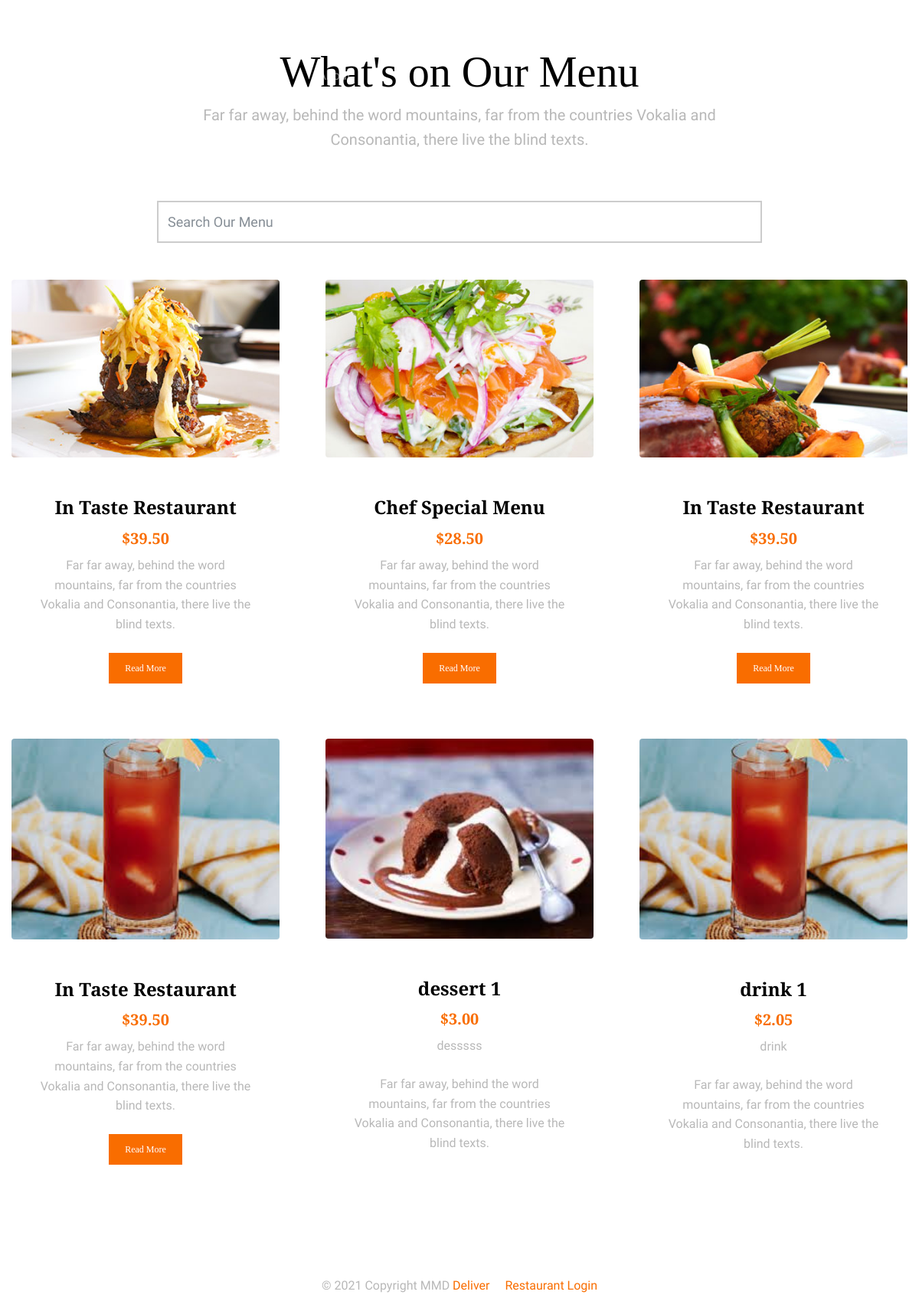
The app's page /customer/menu/ with its own data.
### customer/models.py (models this page shows, shortened)
class MenuItem(models.Model):
    name = models.CharField(max_length=100)
    description =  models.TextField()
    image = models.ImageField(upload_to = 'menu_images/')
    price = models.DecimalField(max_digits=5, decimal_places=2)
    category = models.ManyToManyField('Category',  related_name='item')

### customer/views.py (the view)
# urls.py: path('menu/', Menu.as_view(), name= 'menu'),
class Menu(View):
    def get(self, request, *args, **kwargs):
        menu_items = MenuItem.objects.all()
        context ={
            'menu_items': menu_items
        }
        return render(request, 'customer/menu.html', context)

### customer/templates/customer/menu.html
{% extends 'customer/base.html' %}
{% load static %}
{% block content %}
<div class="col-md-12 text-center mt-5 ftco-animate">
    <h2 class="display-4 pt-3">What's on Our Menu</h2>
    <div class="row justify-content-center">
      <div class="col-md-7">
        <p class="lead">Far far away, behind the word mountains, far from the countries Vokalia and Consonantia, there live the blind texts.</p>
      </div>
    </div>
</div>
<div class="row justify-content-center mt-5">
    <div class="col-md-8 col-sm-12 text-center">
        <form method="GET" action="{% url 'menu-search' %}">
            <div class="md-form mt-0 active-cyan-2">
                <input type="text" name="q" class="form-control" placeholder="Search Our Menu" aria-label="Search" value="{{ request.GET.q }}">
            </div>
        </form>
    </div>
</div>
    <div class="row justify-content-center pt-5">
        <div class="col-lg-4 col-md-6 col-sm-6">
            <div class="media d-block mb-4 text-center ftco-media ftco-animate">
            <img src="{% static 'images/offer_1.jpg' %}"class="img-fluid rounded" width="350" height="350">
            <div class="media-body p-md-5 p-4">
                <h5 class="mt-0 h4">In Taste Restaurant</h5>
                <h5 class="text-primary">$39.50</h5>
                <p class="mb-4">Far far away, behind the word mountains, far from the countries Vokalia and Consonantia, there live the blind texts.</p>
                <p class="mb-0"><a href="#" class="btn btn-primary btn-sm">Read More</a></p>
            </div>
            </div>
        </div>
        <div class="col-lg-4 col-md-6 col-sm-6">
            <div class="media d-block mb-4 text-center ftco-media ftco-animate">
            <img src="{% static 'images/offer_2.jpg' %}"class="img-fluid rounded" width="350" height="350">
            <div class="media-body p-md-5 p-4">
                <h5 class="mt-0 h4">Chef Special Menu</h5>
                <h5 class="text-primary">$28.50</h5>
                <p class="mb-4">Far far away, behind the word mountains, far from the countries Vokalia and Consonantia, there live the blind texts.</p>
                <p class="mb-0"><a href="#" class="btn btn-primary btn-sm">Read More</a></p>
            </div>
            </div>
        </div>
        <div class="col-lg-4 col-md-6 col-sm-6">
            <div class="media d-block mb-4 text-center ftco-media ftco-animate">
            <img src="{% static 'images/offer_3.jpg' %}"class="img-fluid rounded" width="350" height="350">
            <div class="media-body p-md-5 p-4">
                <h5 class="mt-0 h4">In Taste Restaurant</h5>
                <h5 class="text-primary">$39.50</h5>
                <p class="mb-4">Far far away, behind the word mountains, far from the countries Vokalia and Consonantia, there live the blind texts.</p>
                <p class="mb-0"><a href="#" class="btn btn-primary btn-sm">Read More</a></p>
            </div>
            </div>
        </div>
        <div class="col-lg-4 col-md-6 col-sm-6">
            <div class="media d-block mb-4 text-center ftco-media ftco-animate">
            <img src="{% static 'images/download_3.jpg' %}" class="img-fluid rounded" width="350" height="350">
            <div class="media-body p-md-5 p-4">
                <h5 class="mt-0 h4">In Taste Restaurant</h5>
                <h5 class="text-primary">$39.50</h5>
                <p class="mb-4">Far far away, behind the word mountains, far from the countries Vokalia and Consonantia, there live the blind texts.</p>
                <p class="mb-0"><a href="#" class="btn btn-primary btn-sm">Read More</a></p>
            </div>
            </div>
        </div>
        {% for item in menu_items %}
        {% if item.name|first in 'd' %}
        <div class="col-md-4 col-sm-12 text-center mb-5">
            <div class="media d-block mb-4 text-center ftco-media ftco-animate">
            <img src="{{ item.image.url }}" class="img-fluid rounded" width="350" height="350">
        <div class="media-body p-md-5 p-4">
            <h5 class="mt-0 h4">{{ item.name }}</h5>
            <h5 class="text-primary">${{ item.price }}</h5>
            <p class="mb-4">{{ item.description }}</p>
            <p class="mb-4">Far far away, behind the word mountains, far from the countries Vokalia and Consonantia, there live the blind texts.</p>
        </div>
        </div>
        </div>
        {% endif %}
        {% endfor %}
</div>
{% endblock content %}

### customer/static/css/style.css (style rules this page uses)
html { overflow-x: hidden; }
body { font-family: "Raleway", sans-serif; background: #fff; font-size: 16px; line-height: 1.6; color: #b8b8b8; }
a { -webkit-transition: .3s all ease; -o-transition: .3s all ease; transition: .3s all ease; color: #F96D00; }
h1, h2, h3, h4, h5, .h1, .h2, .h3, .h4, .h5 { line-height: 1.45; color: #000; font-family: "Playfair Display", serif; font-weight: bold; }
.text-primary { color: #F96D00 !important; }
.btn { border-radius: 4px; cursor: pointer; padding-left: 30px; padding-right: 30px; font-size: 16px; font-family: "Playfair Display", serif; }
.btn.btn-sm { padding: 10px 20px; font-size: 12px; }
.btn.btn-primary { border-radius: 0px; }
.btn:before { display: none; }
.btn.btn-primary { background: #F96D00; border-color: #F96D00; color: #fff; }
.form-control { border: 2px solid rgba(0, 0, 0, 0.2); height: 55px !important; background: #fff !important; color: #000 !important; font-size: 18px; border-radius: 0px; }
.ftco-animate { opacity: 0; visibility: hidden; }
.ftco-media { background: #fff; border-radius: 0px; }

### records on screen
MenuItem: image (picture), name "dessert 1", price "3.00", description "desssss"
MenuItem: image (picture), name "drink 1", price "2.05", description "drink"
